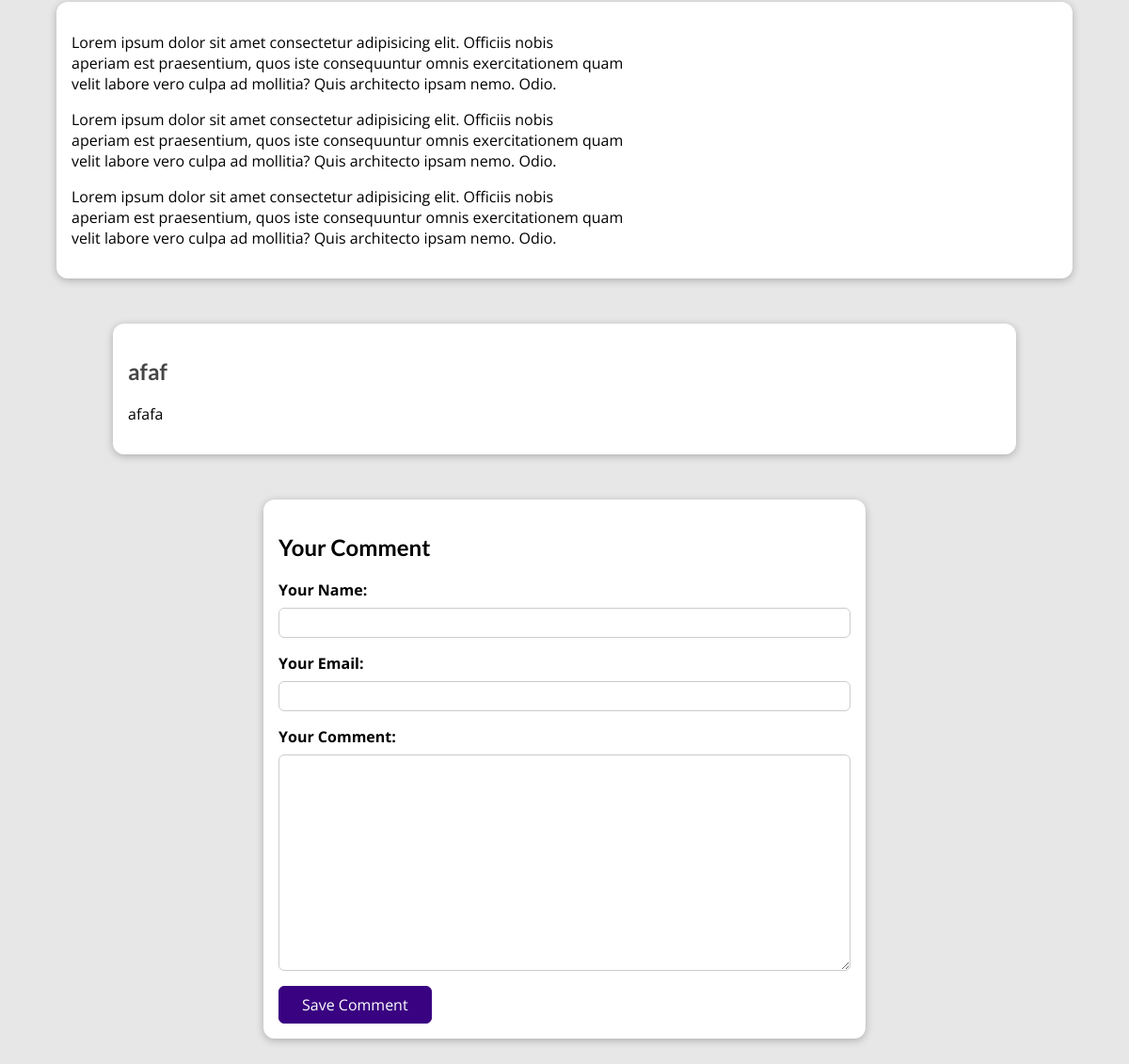
Page /posts/hike-in-the-mountains (lower part) on the earlier database version.
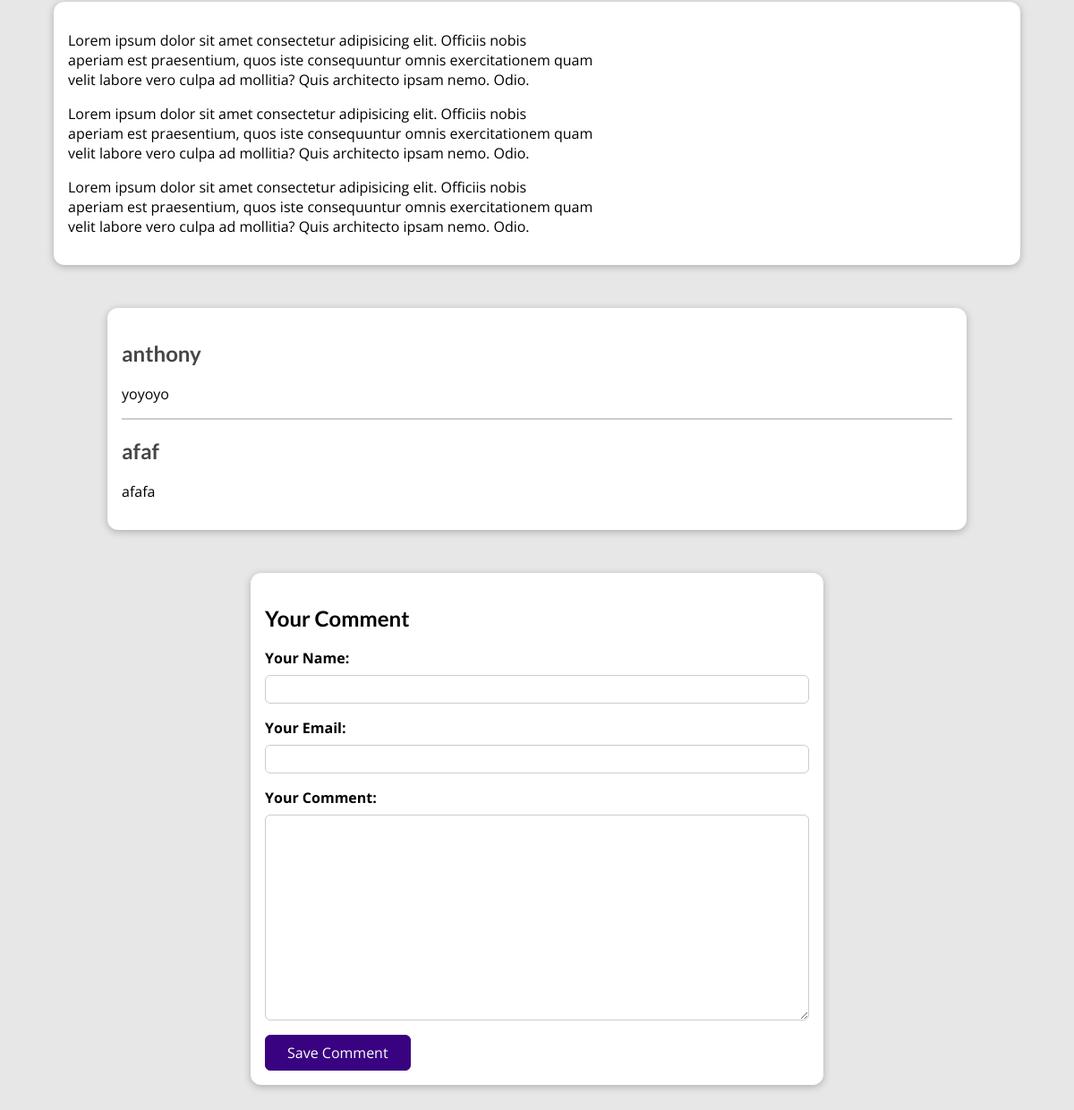
Same page on the later database version.
### blog/models.py (models this page shows, shortened)
class Post(models.Model):
    title = models.CharField(max_length=150)
    excerpt = models.CharField(max_length=200)
    image = models.ImageField(upload_to="posts", null=True)
    date = models.DateField(auto_now=True)
    slug = models.SlugField(unique=True, db_index=True)
    content = models.TextField(validators=[MinLengthValidator(10)])
    author = models.ForeignKey(Author, on_delete=models.SET_NULL, null=True, related_name='posts')
    tags = models.ManyToManyField(Tag)

class Comment(models.Model):
    user_name = models.CharField(max_length=120)
    user_email = models.EmailField()
    text = models.TextField(max_length=400)
    post = models.ForeignKey(Post, on_delete=models.CASCADE, related_name="comments")

### blog/views.py (the view, shortened to what this page needs)
# urls.py: path("posts/<slug:slug>", views.SinglePostView.as_view(), name="post-detail-page"),
class SinglePostView(View):
    def is_stored_post(self, request, post_id):
        stored_posts = request.session.get("stored_posts")
        if stored_posts is not None:
            is_saved_for_later = post_id in stored_posts
        else:
            is_saved_for_later = False
        return is_saved_for_later
    def get(self, request, slug):
        post = Post.objects.get(slug=slug)
        context = {
            "post":post,
            "post_tags": post.tags.all(),
            "comment_form": CommentForm(),
            "comments": post.comments.all().order_by("-id"),
            "saved_for_later": self.is_stored_post(request, post.id)
        }
        return render(request, "blog/post-detail.html", context)

### blog/forms.py
class CommentForm(forms.ModelForm):
    class Meta:
        model = Comment
        exclude = ["post"]
        labels = {
            "user_name": "Your Name",
            "user_email": "Your Email",
            "text": "Your Comment"
        }

### blog/models.py (called while the page is built)
    def full_name(self):
        return f"{self.first_name} {self.last_name}"

    def __str__(self) -> str:
        return self.full_name()

### blog/templates/blog/post-detail.html (shortened to what this page needs)
{% extends "base.html" %}
{% load static %}
{% block css_files %}
<link rel="stylesheet" href="{% static "blog/post-detail.css" %}" />
{% endblock %}
{% block content %}
<main>
  {{ post.content|linebreaks }}
</main>
<section id="comments">
  <ul>
    {% for comment in comments %}
    <li>
      <h2>{{ comment.user_name }}</h2>
      <p>{{comment.text|linebreaks}}</p>
    </li>
    {%endfor%}
  </ul>
</section>
<section id="comment-form">
  <h2>Your Comment</h2>
  <form action="{% url "post-detail-page" post.slug %}" method="POST">
    {% for form_field in comment_form %}
      <div class="form-control {% if form_field.errors %}invalid{% endif %}">
        {{ form_field.label_tag }}
        {{ form_field }}
      </div>
    {% endfor %}
    <button>Save Comment</button>
  </form>
</section>
{% endblock %}

### templates/base.html (shortened to what this page needs)
{%load static%}
<!DOCTYPE html>
<html lang="en">
<head>
    <link rel="stylesheet" href="{%static "app.css"%}">
    {%block css_files%}{%endblock%}
</head>
<body>
{%block content%}
{%endblock%}
</body>
</html>

### static/app.css (style rules this page uses)
* { box-sizing: border-box; }
html { font-family: 'Open Sans', 'Lato', sans-serif; }
body { margin: 0; }
h1, h2, h3 { font-family: 'Lato', sans-serif; font-weight: bold; }

### blog/static/blog/post-detail.css (style rules this page uses)
body { background-color: #e7e7e7; }
main { width: 90%; max-width: 90rem; margin: 3rem auto; background-color: white; padding: 1rem; border-radius: 12px; box-shadow: 0 2px 8px rgba(0, 0, 0, 0.25); }
#comment-form { margin: 3rem auto; max-width: 40rem; border-radius: 12px; background-color: white; width: 90%; box-shadow: 0 2px 8px rgba(0,0,0,0.25); padding: 1rem; }
#comment-form button { font: inherit; background-color: #390281; color: white; border: 1px solid #390281; padding: 0.5rem 1.5rem; border-radius: 6px; cursor: pointer; }
.form-control { margin-bottom: 1rem; }
.form-control label { font-weight: bold; margin-bottom: 0.5rem; display: block; }
.form-control input, .form-control textarea { display: block; width: 100%; font: inherit; padding: 0.25rem; border-radius: 6px; border: 1px solid #ccc; }
#comments { width: 90%; max-width: 60rem; margin: 3rem auto; background-color: white; padding: 1rem; border-radius: 12px; box-shadow: 0 2px 8px rgba(0, 0, 0, 0.25); }
#comments ul { list-style: none; margin:0; padding:0; }
#comments li { margin-bottom: 1rem; border-bottom: 2px solid #ccc; }
#comments li:last-of-type { border-bottom: none; }
#comments h2 { color: #464646; }

Differences in the rows shown:
added Comment: user_name "anthony", text "yoyoyo"
